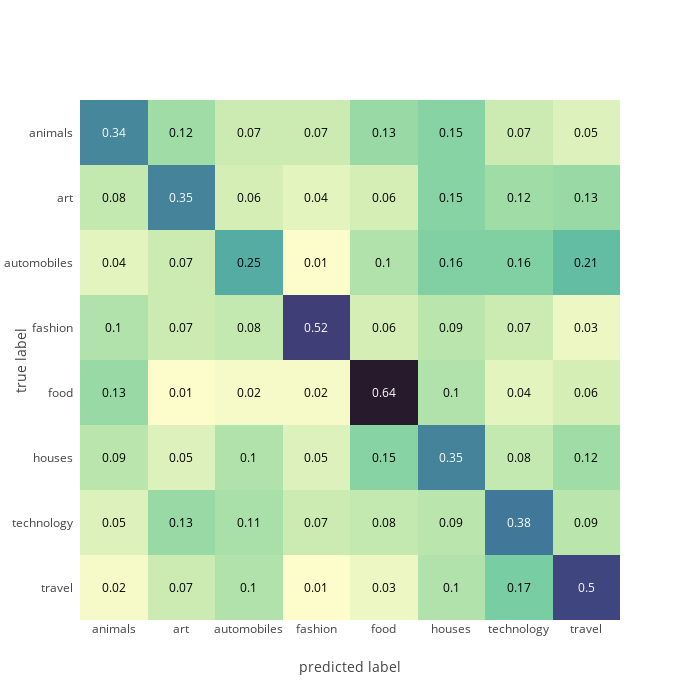

Notebook cell for this chart:
### Code cell
import plotly.figure_factory as ff

z = cfm_n
x = ['animals','art','automobiles','fashion','food','houses','technology','travel']
y = ['travel','technology','houses','food','fashion','automobiles','art','animals']

fig = ff.create_annotated_heatmap(z, x=x, y=y, annotation_text=z, colorscale='deep')
fig.update_layout(width=700, height=700, xaxis_showgrid=False, yaxis_showgrid=False, template='none')
fig.update_layout(title={
        #'text': "Results using 1D CNN",
        'y':0.95,
        'x':0.47,
        'xanchor': 'center',
        'yanchor': 'top'},
        xaxis_title='predicted label',
        yaxis_title='true label')
fig['layout']['xaxis']['side'] = 'bottom'
fig.show()

### Figure 1 — Plotly figure (JSON) as saved in the notebook; plotly's stock layout.template omitted (floating-point values rounded to 4 significant figures)
{"data": [{"colorscale": [[0, "rgb(253, 253, 204)"], [0.09091, "rgb(206, 236, 179)"], [0.1818, "rgb(156, 219, 165)"], [0.2727, "rgb(111, 201, 163)"], [0.3636, "rgb(86, 177, 163)"], [0.4545, "rgb(76, 153, 160)"], [0.5455, "rgb(68, 130, 155)"], [0.6364, "rgb(62, 108, 150)"], [0.7273, "rgb(62, 82, 143)"], [0.8182, "rgb(64, 60, 115)"], [0.9091, "rgb(54, 43, 77)"], [1, "rgb(39, 26, 44)"]], "reversescale": false, "showscale": false, "type": "heatmap", "x": ["animals", "art", "automobiles", "fashion", "food", "houses", "technology", "travel"], "y": ["travel", "technology", "houses", "food", "fashion", "automobiles", "art", "animals"], "z": [[0.02, 0.07, 0.1, 0.01, 0.03, 0.1, 0.17, 0.5], [0.05, 0.13, 0.11, 0.07, 0.08, 0.09, 0.38, 0.09], [0.09, 0.05, 0.1, 0.05, 0.15, 0.35, 0.08, 0.12], [0.13, 0.01, 0.02, 0.02, 0.64, 0.1, 0.04, 0.06], [0.1, 0.07, 0.08, 0.52, 0.06, 0.09, 0.07, 0.03], [0.04, 0.07, 0.25, 0.01, 0.1, 0.16, 0.16, 0.21], [0.08, 0.35, 0.06, 0.04, 0.06, 0.15, 0.12, 0.13], [0.34, 0.12, 0.07, 0.07, 0.13, 0.15, 0.07, 0.05]]}], "layout": {"annotations": [{"font": {"color": "#000000"}, "showarrow": false, "text": "0.02", "x": "animals", "xref": "x", "y": "travel", "yref": "y"}, {"font": {"color": "#000000"}, "showarrow": false, "text": "0.07", "x": "art", "xref": "x", "y": "travel", "yref": "y"}, {"font": {"color": "#000000"}, "showarrow": false, "text": "0.1", "x": "automobiles", "xref": "x", "y": "travel", "yref": "y"}, {"font": {"color": "#000000"}, "showarrow": false, "text": "0.01", "x": "fashion", "xref": "x", "y": "travel", "yref": "y"}, {"font": {"color": "#000000"}, "showarrow": false, "text": "0.03", "x": "food", "xref": "x", "y": "travel", "yref": "y"}, {"font": {"color": "#000000"}, "showarrow": false, "text": "0.1", "x": "houses", "xref": "x", "y": "travel", "yref": "y"}, {"font": {"color": "#000000"}, "showarrow": false, "text": "0.17", "x": "technology", "xref": "x", "y": "travel", "yref": "y"}, {"font": {"color": "#FFFFFF"}, "showarrow": false, "text": "0.5", "x": "travel", "xref": "x", "y": "travel", "yref": "y"}, {"font": {"color": "#000000"}, "showarrow": false, "text": "0.05", "x": "animals", "xref": "x", "y": "technology", "yref": "y"}, {"font": {"color": "#000000"}, "showarrow": false, "text": "0.13", "x": "art", "xref": "x", "y": "technology", "yref": "y"}, {"font": {"color": "#000000"}, "showarrow": false, "text": "0.11", "x": "automobiles", "xref": "x", "y": "technology", "yref": "y"}, {"font": {"color": "#000000"}, "showarrow": false, "text": "0.07", "x": "fashion", "xref": "x", "y": "technology", "yref": "y"}, {"font": {"color": "#000000"}, "showarrow": false, "text": "0.08", "x": "food", "xref": "x", "y": "technology", "yref": "y"}, {"font": {"color": "#000000"}, "showarrow": false, "text": "0.09", "x": "houses", "xref": "x", "y": "technology", "yref": "y"}, {"font": {"color": "#FFFFFF"}, "showarrow": false, "text": "0.38", "x": "technology", "xref": "x", "y": "technology", "yref": "y"}, {"font": {"color": "#000000"}, "showarrow": false, "text": "0.09", "x": "travel", "xref": "x", "y": "technology", "yref": "y"}, {"font": {"color": "#000000"}, "showarrow": false, "text": "0.09", "x": "animals", "xref": "x", "y": "houses", "yref": "y"}, {"font": {"color": "#000000"}, "showarrow": false, "text": "0.05", "x": "art", "xref": "x", "y": "houses", "yref": "y"}, {"font": {"color": "#000000"}, "showarrow": false, "text": "0.1", "x": "automobiles", "xref": "x", "y": "houses", "yref": "y"}, {"font": {"color": "#000000"}, "showarrow": false, "text": "0.05", "x": "fashion", "xref": "x", "y": "houses", "yref": "y"}, {"font": {"color": "#000000"}, "showarrow": false, "text": "0.15", "x": "food", "xref": "x", "y": "houses", "yref": "y"}, {"font": {"color": "#FFFFFF"}, "showarrow": false, "text": "0.35", "x": "houses", "xref": "x", "y": "houses", "yref": "y"}, {"font": {"color": "#000000"}, "showarrow": false, "text": "0.08", "x": "technology", "xref": "x", "y": "houses", "yref": "y"}, {"font": {"color": "#000000"}, "showarrow": false, "text": "0.12", "x": "travel", "xref": "x", "y": "houses", "yref": "y"}, {"font": {"color": "#000000"}, "showarrow": false, "text": "0.13", "x": "animals", "xref": "x", "y": "food", "yref": "y"}, {"font": {"color": "#000000"}, "showarrow": false, "text": "0.01", "x": "art", "xref": "x", "y": "food", "yref": "y"}, {"font": {"color": "#000000"}, "showarrow": false, "text": "0.02", "x": "automobiles", "xref": "x", "y": "food", "yref": "y"}, {"font": {"color": "#000000"}, "showarrow": false, "text": "0.02", "x": "fashion", "xref": "x", "y": "food", "yref": "y"}, {"font": {"color": "#FFFFFF"}, "showarrow": false, "text": "0.64", "x": "food", "xref": "x", "y": "food", "yref": "y"}, {"font": {"color": "#000000"}, "showarrow": false, "text": "0.1", "x": "houses", "xref": "x", "y": "food", "yref": "y"}, {"font": {"color": "#000000"}, "showarrow": false, "text": "0.04", "x": "technology", "xref": "x", "y": "food", "yref": "y"}, {"font": {"color": "#000000"}, "showarrow": false, "text": "0.06", "x": "travel", "xref": "x", "y": "food", "yref": "y"}, {"font": {"color": "#000000"}, "showarrow": false, "text": "0.1", "x": "animals", "xref": "x", "y": "fashion", "yref": "y"}, {"font": {"color": "#000000"}, "showarrow": false, "text": "0.07", "x": "art", "xref": "x", "y": "fashion", "yref": "y"}, {"font": {"color": "#000000"}, "showarrow": false, "text": "0.08", "x": "automobiles", "xref": "x", "y": "fashion", "yref": "y"}, {"font": {"color": "#FFFFFF"}, "showarrow": false, "text": "0.52", "x": "fashion", "xref": "x", "y": "fashion", "yref": "y"}, {"font": {"color": "#000000"}, "showarrow": false, "text": "0.06", "x": "food", "xref": "x", "y": "fashion", "yref": "y"}, {"font": {"color": "#000000"}, "showarrow": false, "text": "0.09", "x": "houses", "xref": "x", "y": "fashion", "yref": "y"}, {"font": {"color": "#000000"}, "showarrow": false, "text": "0.07", "x": "technology", "xref": "x", "y": "fashion", "yref": "y"}, {"font": {"color": "#000000"}, "showarrow": false, "text": "0.03", "x": "travel", "xref": "x", "y": "fashion", "yref": "y"}, {"font": {"color": "#000000"}, "showarrow": false, "text": "0.04", "x": "animals", "xref": "x", "y": "automobiles", "yref": "y"}, {"font": {"color": "#000000"}, "showarrow": false, "text": "0.07", "x": "art", "xref": "x", "y": "automobiles", "yref": "y"}, {"font": {"color": "#000000"}, "showarrow": false, "text": "0.25", "x": "automobiles", "xref": "x", "y": "automobiles", "yref": "y"}, {"font": {"color": "#000000"}, "showarrow": false, "text": "0.01", "x": "fashion", "xref": "x", "y": "automobiles", "yref": "y"}, {"font": {"color": "#000000"}, "showarrow": false, "text": "0.1", "x": "food", "xref": "x", "y": "automobiles", "yref": "y"}, {"font": {"color": "#000000"}, "showarrow": false, "text": "0.16", "x": "houses", "xref": "x", "y": "automobiles", "yref": "y"}, {"font": {"color": "#000000"}, "showarrow": false, "text": "0.16", "x": "technology", "xref": "x", "y": "automobiles", "yref": "y"}, {"font": {"color": "#000000"}, "showarrow": false, "text": "0.21", "x": "travel", "xref": "x", "y": "automobiles", "yref": "y"}, {"font": {"color": "#000000"}, "showarrow": false, "text": "0.08", "x": "animals", "xref": "x", "y": "art", "yref": "y"}, {"font": {"color": "#FFFFFF"}, "showarrow": false, "text": "0.35", "x": "art", "xref": "x", "y": "art", "yref": "y"}, {"font": {"color": "#000000"}, "showarrow": false, "text": "0.06", "x": "automobiles", "xref": "x", "y": "art", "yref": "y"}, {"font": {"color": "#000000"}, "showarrow": false, "text": "0.04", "x": "fashion", "xref": "x", "y": "art", "yref": "y"}, {"font": {"color": "#000000"}, "showarrow": false, "text": "0.06", "x": "food", "xref": "x", "y": "art", "yref": "y"}, {"font": {"color": "#000000"}, "showarrow": false, "text": "0.15", "x": "houses", "xref": "x", "y": "art", "yref": "y"}, {"font": {"color": "#000000"}, "showarrow": false, "text": "0.12", "x": "technology", "xref": "x", "y": "art", "yref": "y"}, {"font": {"color": "#000000"}, "showarrow": false, "text": "0.13", "x": "travel", "xref": "x", "y": "art", "yref": "y"}, {"font": {"color": "#FFFFFF"}, "showarrow": false, "text": "0.34", "x": "animals", "xref": "x", "y": "animals", "yref": "y"}, {"font": {"color": "#000000"}, "showarrow": false, "text": "0.12", "x": "art", "xref": "x", "y": "animals", "yref": "y"}, {"font": {"color": "#000000"}, "showarrow": false, "text": "0.07", "x": "automobiles", "xref": "x", "y": "animals", "yref": "y"}, {"font": {"color": "#000000"}, "showarrow": false, "text": "0.07", "x": "fashion", "xref": "x", "y": "animals", "yref": "y"}, {"font": {"color": "#000000"}, "showarrow": false, "text": "0.13", "x": "food", "xref": "x", "y": "animals", "yref": "y"}, {"font": {"color": "#000000"}, "showarrow": false, "text": "0.15", "x": "houses", "xref": "x", "y": "animals", "yref": "y"}, {"font": {"color": "#000000"}, "showarrow": false, "text": "0.07", "x": "technology", "xref": "x", "y": "animals", "yref": "y"}, {"font": {"color": "#000000"}, "showarrow": false, "text": "0.05", "x": "travel", "xref": "x", "y": "animals", "yref": "y"}], "height": 700, "title": {"x": 0.47, "xanchor": "center", "y": 0.95, "yanchor": "top"}, "width": 700, "xaxis": {"dtick": 1, "gridcolor": "rgb(0, 0, 0)", "showgrid": false, "side": "bottom", "ticks": "", "title": {"text": "predicted label"}}, "yaxis": {"dtick": 1, "showgrid": false, "ticks": "", "ticksuffix": "  ", "title": {"text": "true label"}}}}
